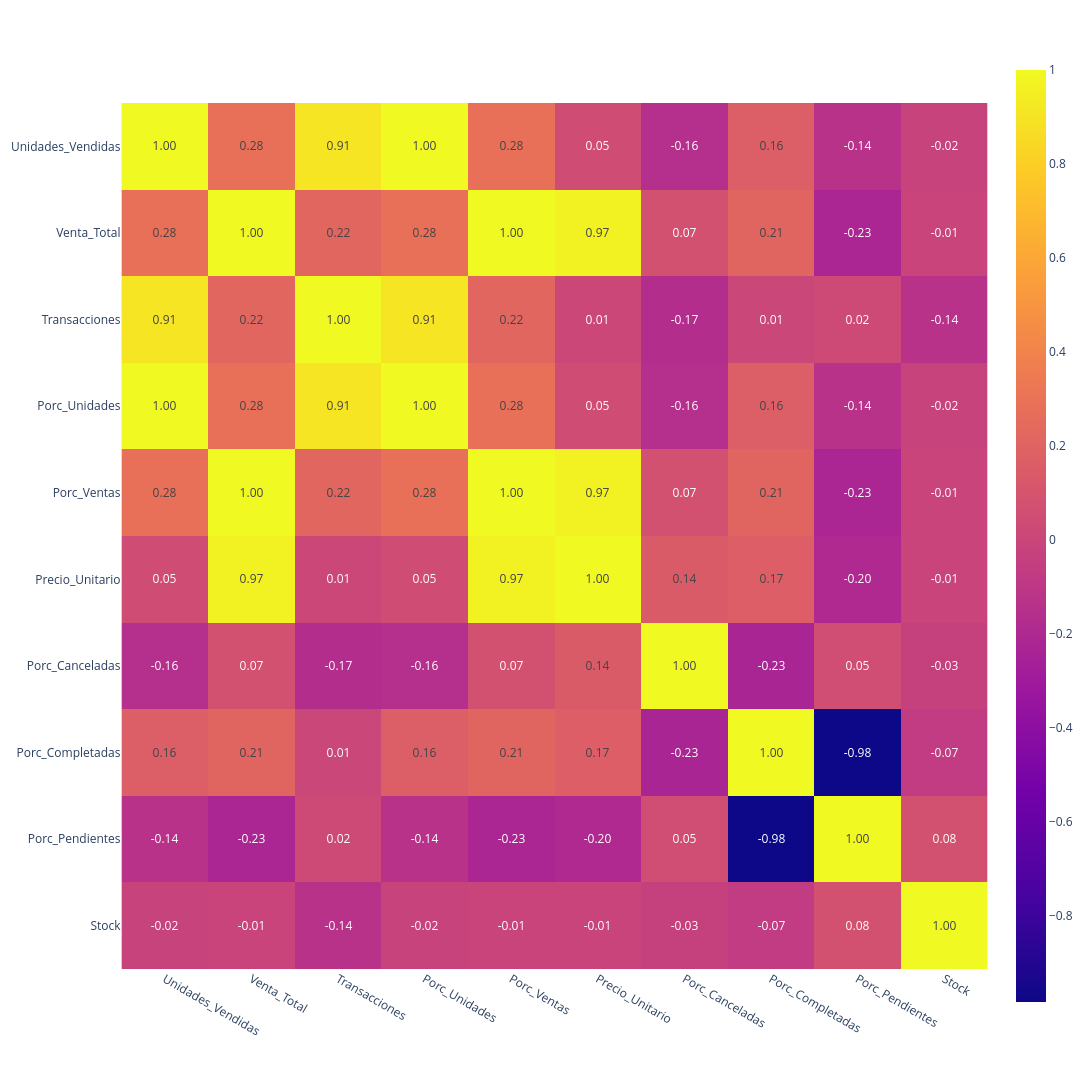

Notebook code for this chart:
### Code cell
correlation =  X_prod.corr()

fig = px.imshow(correlation, text_auto=".2f")
fig.update_layout(width = 1200, height = 1200)
fig.show()

### Figure 1 — Plotly figure (JSON) as saved in the notebook; plotly's stock layout.template omitted (floating-point values rounded to 4 significant figures)
{"data": [{"coloraxis": "coloraxis", "hovertemplate": "x: %{x}<br>y: %{y}<br>color: %{z}<extra></extra>", "name": "0", "texttemplate": "%{z:.2f}", "type": "heatmap", "x": ["Unidades_Vendidas", "Venta_Total", "Transacciones", "Porc_Unidades", "Porc_Ventas", "Precio_Unitario", "Porc_Canceladas", "Porc_Completadas", "Porc_Pendientes", "Stock"], "xaxis": "x", "y": ["Unidades_Vendidas", "Venta_Total", "Transacciones", "Porc_Unidades", "Porc_Ventas", "Precio_Unitario", "Porc_Canceladas", "Porc_Completadas", "Porc_Pendientes", "Stock"], "yaxis": "y", "z": [[1.0, 0.2813, 0.9064, 1.0, 0.2813, 0.04664, -0.159, 0.162, -0.1372, -0.01848], [0.2813, 1.0, 0.2185, 0.2813, 1.0, 0.9655, 0.07395, 0.207, -0.2258, -0.01155], [0.9064, 0.2185, 1.0, 0.9064, 0.2185, 0.009509, -0.1709, 0.006292, 0.02467, -0.1355], [1.0, 0.2813, 0.9064, 1.0, 0.2813, 0.04664, -0.159, 0.162, -0.1372, -0.01848], [0.2813, 1.0, 0.2185, 0.2813, 1.0, 0.9655, 0.07395, 0.207, -0.2258, -0.01155], [0.04664, 0.9655, 0.009509, 0.04664, 0.9655, 1.0, 0.1423, 0.1664, -0.1966, -0.01299], [-0.159, 0.07395, -0.1709, -0.159, 0.07395, 0.1423, 1.0, -0.2278, 0.05155, -0.03455], [0.162, 0.207, 0.006292, 0.162, 0.207, 0.1664, -0.2278, 1.0, -0.9842, -0.06773], [-0.1372, -0.2258, 0.02467, -0.1372, -0.2258, -0.1966, 0.05155, -0.9842, 1.0, 0.07576], [-0.01848, -0.01155, -0.1355, -0.01848, -0.01155, -0.01299, -0.03455, -0.06773, 0.07576, 1.0]]}], "layout": {"coloraxis": {"colorscale": [[0, "#0d0887"], [0.1111, "#46039f"], [0.2222, "#7201a8"], [0.3333, "#9c179e"], [0.4444, "#bd3786"], [0.5556, "#d8576b"], [0.6667, "#ed7953"], [0.7778, "#fb9f3a"], [0.8889, "#fdca26"], [1, "#f0f921"]]}, "height": 1200, "margin": {"t": 60}, "width": 1200, "xaxis": {"anchor": "y", "constrain": "domain", "domain": [0, 1], "scaleanchor": "y"}, "yaxis": {"anchor": "x", "autorange": "reversed", "constrain": "domain", "domain": [0, 1]}}}
